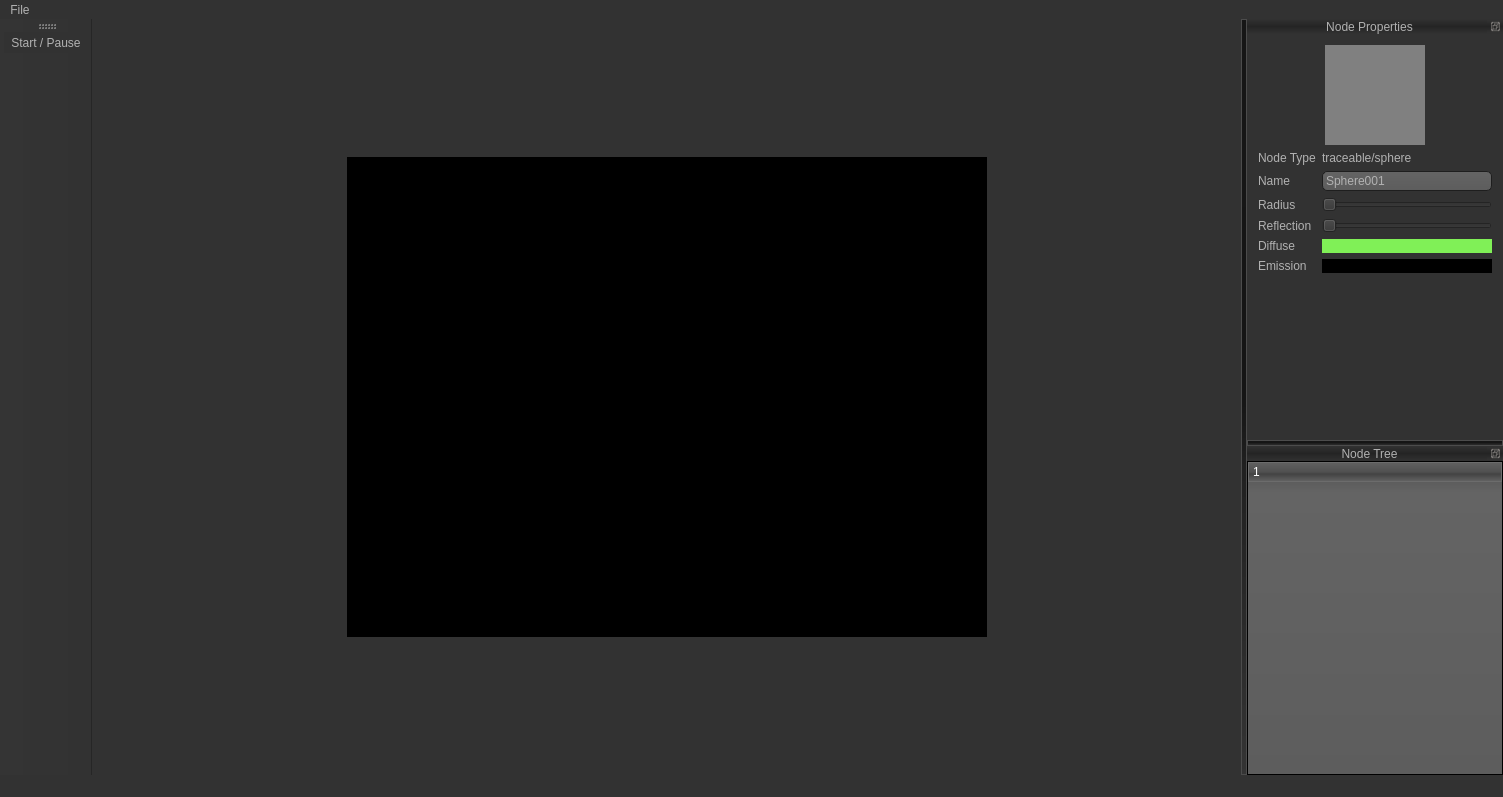
<?xml version="1.0" encoding="UTF-8"?>
<ui version="4.0">
 <class>MainWindow</class>
 <widget class="QMainWindow" name="MainWindow">
  <property name="geometry">
   <rect>
    <x>0</x>
    <y>0</y>
    <width>1503</width>
    <height>797</height>
   </rect>
  </property>
  <property name="windowTitle">
   <string>Frangi Ray 0.0.0</string>
  </property>
  <property name="styleSheet">
   <string notr="true">QToolTip
{
     border: 1px solid black;
     background-color: #ffa02f;
     padding: 1px;
     border-radius: 3px;
     opacity: 100;
}

QWidget
{
    color: #b1b1b1;
    background-color: #323232;
}

QWidget:item:hover
{
    background-color: QLinearGradient( x1: 0, y1: 0, x2: 0, y2: 1, stop: 0 #ffa02f, stop: 1 #ca0619);
    color: #000000;
}

QWidget:item:selected
{
    background-color: QLinearGradient( x1: 0, y1: 0, x2: 0, y2: 1, stop: 0 #ffa02f, stop: 1 #d7801a);
}

QMenuBar::item
{
    background: transparent;
}

QMenuBar::item:selected
{
    background: transparent;
    border: 1px solid #ffaa00;
}

QMenuBar::item:pressed
{
    background: #444;
    border: 1px solid #000;
    background-color: QLinearGradient(
        x1:0, y1:0,
        x2:0, y2:1,
        stop:1 #212121,
        stop:0.4 #343434/*,
        stop:0.2 #343434,
        stop:0.1 #ffaa00*/
    );
    margin-bottom:-1px;
    padding-bottom:1px;
}

QMenu
{
    border: 1px solid #000;
}

QMenu::item
{
    padding: 2px 20px 2px 20px;
}

QMenu::item:selected
{
    color: #000000;
}

QWidget:disabled
{
    color: #404040;
    background-color: #323232;
}

QAbstractItemView
{
    background-color: QLinearGradient( x1: 0, y1: 0, x2: 0, y2: 1, stop: 0 #4d4d4d, stop: 0.1 #646464, stop: 1 #5d5d5d);
}

QWidget:focus
{
    /*border: 2px solid QLinearGradient( x1: 0, y1: 0, x2: 0, y2: 1, stop: 0 #ffa02f, stop: 1 #d7801a);*/
}

QLineEdit
{
    background-color: QLinearGradient( x1: 0, y1: 0, x2: 0, y2: 1, stop: 0 #4d4d4d, stop: 0 #646464, stop: 1 #5d5d5d);
    padding: 1px;
    border-style: solid;
    border: 1px solid #1e1e1e;
    border-radius: 5;
}

QPushButton
{
    color: #b1b1b1;
    background-color: QLinearGradient( x1: 0, y1: 0, x2: 0, y2: 1, stop: 0 #565656, stop: 0.1 #525252, stop: 0.5 #4e4e4e, stop: 0.9 #4a4a4a, stop: 1 #464646);
    border-width: 1px;
    border-color: #1e1e1e;
    border-style: solid;
    border-radius: 6;
    padding: 3px;
    font-size: 12px;
    padding-left: 5px;
    padding-right: 5px;
}

QPushButton:pressed
{
    background-color: QLinearGradient( x1: 0, y1: 0, x2: 0, y2: 1, stop: 0 #2d2d2d, stop: 0.1 #2b2b2b, stop: 0.5 #292929, stop: 0.9 #282828, stop: 1 #252525);
}

QComboBox
{
    selection-background-color: #ffaa00;
    background-color: QLinearGradient( x1: 0, y1: 0, x2: 0, y2: 1, stop: 0 #565656, stop: 0.1 #525252, stop: 0.5 #4e4e4e, stop: 0.9 #4a4a4a, stop: 1 #464646);
    border-style: solid;
    border: 1px solid #1e1e1e;
    border-radius: 5;
}

QComboBox:hover,QPushButton:hover
{
    border: 2px solid QLinearGradient( x1: 0, y1: 0, x2: 0, y2: 1, stop: 0 #ffa02f, stop: 1 #d7801a);
}


QComboBox:on
{
    padding-top: 3px;
    padding-left: 4px;
    background-color: QLinearGradient( x1: 0, y1: 0, x2: 0, y2: 1, stop: 0 #2d2d2d, stop: 0.1 #2b2b2b, stop: 0.5 #292929, stop: 0.9 #282828, stop: 1 #252525);
    selection-background-color: #ffaa00;
}

QComboBox QAbstractItemView
{
    border: 2px solid darkgray;
    selection-background-color: QLinearGradient( x1: 0, y1: 0, x2: 0, y2: 1, stop: 0 #ffa02f, stop: 1 #d7801a);
}

QComboBox::drop-down
{
     subcontrol-origin: padding;
     subcontrol-position: top right;
     width: 15px;

     border-left-width: 0px;
     border-left-color: darkgray;
     border-left-style: solid; /* just a single line */
     border-top-right-radius: 3px; /* same radius as the QComboBox */
     border-bottom-right-radius: 3px;
 }

QComboBox::down-arrow
{
     image: url(:/down_arrow.png);
}

QGroupBox:focus
{
border: 2px solid QLinearGradient( x1: 0, y1: 0, x2: 0, y2: 1, stop: 0 #ffa02f, stop: 1 #d7801a);
}

QTextEdit:focus
{
    border: 2px solid QLinearGradient( x1: 0, y1: 0, x2: 0, y2: 1, stop: 0 #ffa02f, stop: 1 #d7801a);
}

QScrollBar:horizontal {
     border: 1px solid #222222;
     background: QLinearGradient( x1: 0, y1: 0, x2: 0, y2: 1, stop: 0.0 #121212, stop: 0.2 #282828, stop: 1 #484848);
     height: 7px;
     margin: 0px 16px 0 16px;
}

QScrollBar::handle:horizontal
{
      background: QLinearGradient( x1: 0, y1: 0, x2: 1, y2: 0, stop: 0 #ffa02f, stop: 0.5 #d7801a, stop: 1 #ffa02f);
      min-height: 20px;
      border-radius: 2px;
}

QScrollBar::add-line:horizontal {
      border: 1px solid #1b1b19;
      border-radius: 2px;
      background: QLinearGradient( x1: 0, y1: 0, x2: 1, y2: 0, stop: 0 #ffa02f, stop: 1 #d7801a);
      width: 14px;
      subcontrol-position: right;
      subcontrol-origin: margin;
}

QScrollBar::sub-line:horizontal {
      border: 1px solid #1b1b19;
      border-radius: 2px;
      background: QLinearGradient( x1: 0, y1: 0, x2: 1, y2: 0, stop: 0 #ffa02f, stop: 1 #d7801a);
      width: 14px;
     subcontrol-position: left;
     subcontrol-origin: margin;
}

QScrollBar::right-arrow:horizontal, QScrollBar::left-arrow:horizontal
{
      border: 1px solid black;
      width: 1px;
      height: 1px;
      background: white;
}

QScrollBar::add-page:horizontal, QScrollBar::sub-page:horizontal
{
      background: none;
}

QScrollBar:vertical
{
      background: QLinearGradient( x1: 0, y1: 0, x2: 1, y2: 0, stop: 0.0 #121212, stop: 0.2 #282828, stop: 1 #484848);
      width: 7px;
      margin: 16px 0 16px 0;
      border: 1px solid #222222;
}

QScrollBar::handle:vertical
{
      background: QLinearGradient( x1: 0, y1: 0, x2: 0, y2: 1, stop: 0 #ffa02f, stop: 0.5 #d7801a, stop: 1 #ffa02f);
      min-height: 20px;
      border-radius: 2px;
}

QScrollBar::add-line:vertical
{
      border: 1px solid #1b1b19;
      border-radius: 2px;
      background: QLinearGradient( x1: 0, y1: 0, x2: 0, y2: 1, stop: 0 #ffa02f, stop: 1 #d7801a);
      height: 14px;
      subcontrol-position: bottom;
      subcontrol-origin: margin;
}

QScrollBar::sub-line:vertical
{
      border: 1px solid #1b1b19;
      border-radius: 2px;
      background: QLinearGradient( x1: 0, y1: 0, x2: 0, y2: 1, stop: 0 #d7801a, stop: 1 #ffa02f);
      height: 14px;
      subcontrol-position: top;
      subcontrol-origin: margin;
}

QScrollBar::up-arrow:vertical, QScrollBar::down-arrow:vertical
{
      border: 1px solid black;
      width: 1px;
      height: 1px;
      background: white;
}


QScrollBar::add-page:vertical, QScrollBar::sub-page:vertical
{
      background: none;
}

QTextEdit
{
    background-color: #242424;
}

QPlainTextEdit
{
    background-color: #242424;
}

QHeaderView::section
{
    background-color: QLinearGradient(x1:0, y1:0, x2:0, y2:1, stop:0 #616161, stop: 0.5 #505050, stop: 0.6 #434343, stop:1 #656565);
    color: white;
    padding-left: 4px;
    border: 1px solid #6c6c6c;
}

QCheckBox:disabled
{
color: #414141;
}

QDockWidget::title
{
    text-align: center;
    spacing: 3px; /* spacing between items in the tool bar */
    background-color: QLinearGradient(x1:0, y1:0, x2:0, y2:1, stop:0 #323232, stop: 0.5 #242424, stop:1 #323232);
}

QDockWidget::close-button, QDockWidget::float-button
{
    text-align: center;
    spacing: 1px; /* spacing between items in the tool bar */
    background-color: QLinearGradient(x1:0, y1:0, x2:0, y2:1, stop:0 #323232, stop: 0.5 #242424, stop:1 #323232);
}

QDockWidget::close-button:hover, QDockWidget::float-button:hover
{
    background: #242424;
}

QDockWidget::close-button:pressed, QDockWidget::float-button:pressed
{
    padding: 1px -1px -1px 1px;
}

QMainWindow::separator
{
    background-color: QLinearGradient(x1:0, y1:0, x2:0, y2:1, stop:0 #161616, stop: 0.5 #151515, stop: 0.6 #212121, stop:1 #343434);
    color: white;
    padding-left: 4px;
    border: 1px solid #4c4c4c;
    spacing: 3px; /* spacing between items in the tool bar */
}

QMainWindow::separator:hover
{

    background-color: QLinearGradient(x1:0, y1:0, x2:0, y2:1, stop:0 #d7801a, stop:0.5 #b56c17 stop:1 #ffa02f);
    color: white;
    padding-left: 4px;
    border: 1px solid #6c6c6c;
    spacing: 3px; /* spacing between items in the tool bar */
}

QToolBar::handle
{
     spacing: 3px; /* spacing between items in the tool bar */
     background: url(:/images/handle.png);
}

QMenu::separator
{
    height: 2px;
    background-color: QLinearGradient(x1:0, y1:0, x2:0, y2:1, stop:0 #161616, stop: 0.5 #151515, stop: 0.6 #212121, stop:1 #343434);
    color: white;
    padding-left: 4px;
    margin-left: 10px;
    margin-right: 5px;
}

QProgressBar
{
    border: 2px solid grey;
    border-radius: 5px;
    text-align: center;
}

QProgressBar::chunk
{
    background-color: #d7801a;
    width: 2.15px;
    margin: 0.5px;
}

QTabBar::tab {
    color: #b1b1b1;
    border: 1px solid #444;
    border-bottom-style: none;
    background-color: #323232;
    padding-left: 10px;
    padding-right: 10px;
    padding-top: 3px;
    padding-bottom: 2px;
    margin-right: -1px;
}

QTabWidget::pane {
    border: 1px solid #444;
    top: 1px;
}

QTabBar::tab:last
{
    margin-right: 0; /* the last selected tab has nothing to overlap with on the right */
    border-top-right-radius: 3px;
}

QTabBar::tab:first:!selected
{
 margin-left: 0px; /* the last selected tab has nothing to overlap with on the right */


    border-top-left-radius: 3px;
}

QTabBar::tab:!selected
{
    color: #b1b1b1;
    border-bottom-style: solid;
    margin-top: 3px;
    background-color: QLinearGradient(x1:0, y1:0, x2:0, y2:1, stop:1 #212121, stop:.4 #343434);
}

QTabBar::tab:selected
{
    border-top-left-radius: 3px;
    border-top-right-radius: 3px;
    margin-bottom: 0px;
}

QTabBar::tab:!selected:hover
{
    /*border-top: 2px solid #ffaa00;
    padding-bottom: 3px;*/
    border-top-left-radius: 3px;
    border-top-right-radius: 3px;
    background-color: QLinearGradient(x1:0, y1:0, x2:0, y2:1, stop:1 #212121, stop:0.4 #343434, stop:0.2 #343434, stop:0.1 #ffaa00);
}

QRadioButton::indicator:checked, QRadioButton::indicator:unchecked{
    color: #b1b1b1;
    background-color: #323232;
    border: 1px solid #b1b1b1;
    border-radius: 6px;
}

QRadioButton::indicator:checked
{
    background-color: qradialgradient(
        cx: 0.5, cy: 0.5,
        fx: 0.5, fy: 0.5,
        radius: 1.0,
        stop: 0.25 #ffaa00,
        stop: 0.3 #323232
    );
}

QCheckBox::indicator{
    color: #b1b1b1;
    background-color: #323232;
    border: 1px solid #b1b1b1;
    width: 9px;
    height: 9px;
}

QRadioButton::indicator
{
    border-radius: 6px;
}

QRadioButton::indicator:hover, QCheckBox::indicator:hover
{
    border: 1px solid #ffaa00;
}

QCheckBox::indicator:checked
{
    image:url(:/images/checkbox.png);
}

QCheckBox::indicator:disabled, QRadioButton::indicator:disabled
{
    border: 1px solid #444;
}</string>
  </property>
  <property name="dockOptions">
   <set>QMainWindow::AllowTabbedDocks|QMainWindow::AnimatedDocks</set>
  </property>
  <widget class="QWidget" name="centralWidget">
   <layout class="QGridLayout" name="gridLayout_2">
    <item row="3" column="1">
     <spacer name="verticalSpacer_2">
      <property name="orientation">
       <enum>Qt::Vertical</enum>
      </property>
      <property name="sizeHint" stdset="0">
       <size>
        <width>20</width>
        <height>119</height>
       </size>
      </property>
     </spacer>
    </item>
    <item row="2" column="2">
     <spacer name="horizontalSpacer_4">
      <property name="orientation">
       <enum>Qt::Horizontal</enum>
      </property>
      <property name="sizeHint" stdset="0">
       <size>
        <width>242</width>
        <height>20</height>
       </size>
      </property>
     </spacer>
    </item>
    <item row="2" column="1">
     <widget class="QLabel" name="viewport">
      <property name="minimumSize">
       <size>
        <width>640</width>
        <height>480</height>
       </size>
      </property>
      <property name="styleSheet">
       <string notr="true">background-color: rgb(0, 0, 0);</string>
      </property>
      <property name="text">
       <string/>
      </property>
     </widget>
    </item>
    <item row="2" column="0">
     <spacer name="horizontalSpacer_3">
      <property name="orientation">
       <enum>Qt::Horizontal</enum>
      </property>
      <property name="sizeHint" stdset="0">
       <size>
        <width>243</width>
        <height>20</height>
       </size>
      </property>
     </spacer>
    </item>
    <item row="1" column="1">
     <spacer name="verticalSpacer">
      <property name="orientation">
       <enum>Qt::Vertical</enum>
      </property>
      <property name="sizeHint" stdset="0">
       <size>
        <width>20</width>
        <height>120</height>
       </size>
      </property>
     </spacer>
    </item>
   </layout>
  </widget>
  <widget class="QMenuBar" name="menuBar">
   <property name="geometry">
    <rect>
     <x>0</x>
     <y>0</y>
     <width>1503</width>
     <height>20</height>
    </rect>
   </property>
   <widget class="QMenu" name="menuFile">
    <property name="title">
     <string>File</string>
    </property>
    <addaction name="actionOpen_Scene"/>
    <addaction name="actionSave_Scene"/>
    <addaction name="separator"/>
    <addaction name="actionExit"/>
   </widget>
   <addaction name="menuFile"/>
  </widget>
  <widget class="QToolBar" name="mainToolBar">
   <property name="allowedAreas">
    <set>Qt::AllToolBarAreas</set>
   </property>
   <property name="orientation">
    <enum>Qt::Vertical</enum>
   </property>
   <attribute name="toolBarArea">
    <enum>LeftToolBarArea</enum>
   </attribute>
   <attribute name="toolBarBreak">
    <bool>false</bool>
   </attribute>
   <addaction name="action_render_start_pause"/>
  </widget>
  <widget class="QDockWidget" name="dock_properties">
   <property name="features">
    <set>QDockWidget::DockWidgetFloatable|QDockWidget::DockWidgetMovable</set>
   </property>
   <property name="allowedAreas">
    <set>Qt::LeftDockWidgetArea|Qt::RightDockWidgetArea</set>
   </property>
   <property name="windowTitle">
    <string>Node Properties</string>
   </property>
   <attribute name="dockWidgetArea">
    <number>2</number>
   </attribute>
   <widget class="QWidget" name="dockWidgetContents">
    <layout class="QVBoxLayout" name="verticalLayout" stretch="0,100">
     <item>
      <layout class="QHBoxLayout" name="horizontalLayout">
       <item>
        <spacer name="horizontalSpacer">
         <property name="orientation">
          <enum>Qt::Horizontal</enum>
         </property>
         <property name="sizeHint" stdset="0">
          <size>
           <width>40</width>
           <height>20</height>
          </size>
         </property>
        </spacer>
       </item>
       <item>
        <widget class="QLabel" name="label_10">
         <property name="minimumSize">
          <size>
           <width>100</width>
           <height>100</height>
          </size>
         </property>
         <property name="maximumSize">
          <size>
           <width>100</width>
           <height>100</height>
          </size>
         </property>
         <property name="styleSheet">
          <string notr="true">background-color: rgb(128, 128, 128);</string>
         </property>
         <property name="text">
          <string/>
         </property>
        </widget>
       </item>
       <item>
        <spacer name="horizontalSpacer_2">
         <property name="orientation">
          <enum>Qt::Horizontal</enum>
         </property>
         <property name="sizeHint" stdset="0">
          <size>
           <width>40</width>
           <height>20</height>
          </size>
         </property>
        </spacer>
       </item>
      </layout>
     </item>
     <item>
      <layout class="QFormLayout" name="formLayout">
       <item row="0" column="0">
        <widget class="QLabel" name="label">
         <property name="text">
          <string>Node Type</string>
         </property>
        </widget>
       </item>
       <item row="0" column="1">
        <widget class="QLabel" name="label_2">
         <property name="text">
          <string>traceable/sphere</string>
         </property>
        </widget>
       </item>
       <item row="2" column="0">
        <widget class="QLabel" name="label_3">
         <property name="text">
          <string>Radius</string>
         </property>
        </widget>
       </item>
       <item row="2" column="1">
        <widget class="QSlider" name="horizontalSlider">
         <property name="orientation">
          <enum>Qt::Horizontal</enum>
         </property>
        </widget>
       </item>
       <item row="3" column="0">
        <widget class="QLabel" name="label_4">
         <property name="text">
          <string>Reflection</string>
         </property>
        </widget>
       </item>
       <item row="3" column="1">
        <widget class="QSlider" name="horizontalSlider_2">
         <property name="orientation">
          <enum>Qt::Horizontal</enum>
         </property>
        </widget>
       </item>
       <item row="4" column="0">
        <widget class="QLabel" name="label_5">
         <property name="text">
          <string>Diffuse</string>
         </property>
        </widget>
       </item>
       <item row="4" column="1">
        <widget class="QLabel" name="label_6">
         <property name="styleSheet">
          <string notr="true">background-color: rgb(128, 240, 87);</string>
         </property>
         <property name="text">
          <string/>
         </property>
        </widget>
       </item>
       <item row="5" column="0">
        <widget class="QLabel" name="label_7">
         <property name="text">
          <string>Emission</string>
         </property>
        </widget>
       </item>
       <item row="5" column="1">
        <widget class="QLabel" name="label_8">
         <property name="styleSheet">
          <string notr="true">background-color: rgb(0, 0, 0);</string>
         </property>
         <property name="text">
          <string/>
         </property>
        </widget>
       </item>
       <item row="1" column="0">
        <widget class="QLabel" name="label_9">
         <property name="text">
          <string>Name</string>
         </property>
        </widget>
       </item>
       <item row="1" column="1">
        <widget class="QLineEdit" name="lineEdit">
         <property name="text">
          <string>Sphere001</string>
         </property>
        </widget>
       </item>
      </layout>
     </item>
    </layout>
   </widget>
  </widget>
  <widget class="QDockWidget" name="dock_node_tree">
   <property name="features">
    <set>QDockWidget::DockWidgetFloatable|QDockWidget::DockWidgetMovable</set>
   </property>
   <property name="allowedAreas">
    <set>Qt::LeftDockWidgetArea|Qt::RightDockWidgetArea</set>
   </property>
   <property name="windowTitle">
    <string>Node Tree</string>
   </property>
   <attribute name="dockWidgetArea">
    <number>2</number>
   </attribute>
   <widget class="QWidget" name="dockWidgetContents_2">
    <layout class="QGridLayout" name="gridLayout">
     <property name="leftMargin">
      <number>0</number>
     </property>
     <property name="topMargin">
      <number>0</number>
     </property>
     <property name="rightMargin">
      <number>0</number>
     </property>
     <property name="bottomMargin">
      <number>0</number>
     </property>
     <property name="spacing">
      <number>0</number>
     </property>
     <item row="0" column="0">
      <widget class="QTreeWidget" name="treeWidget">
       <column>
        <property name="text">
         <string notr="true">1</string>
        </property>
       </column>
      </widget>
     </item>
    </layout>
   </widget>
  </widget>
  <widget class="QStatusBar" name="statusBar"/>
  <action name="actionOpen_Scene">
   <property name="text">
    <string>Open...</string>
   </property>
  </action>
  <action name="actionSave_Scene">
   <property name="text">
    <string>Save...</string>
   </property>
  </action>
  <action name="actionExit">
   <property name="text">
    <string>Exit</string>
   </property>
  </action>
  <action name="action_render_start_pause">
   <property name="checkable">
    <bool>true</bool>
   </property>
   <property name="text">
    <string>Start / Pause</string>
   </property>
   <property name="shortcut">
    <string>F5</string>
   </property>
  </action>
 </widget>
 <layoutdefault spacing="6" margin="11"/>
 <resources/>
 <connections/>
</ui>
